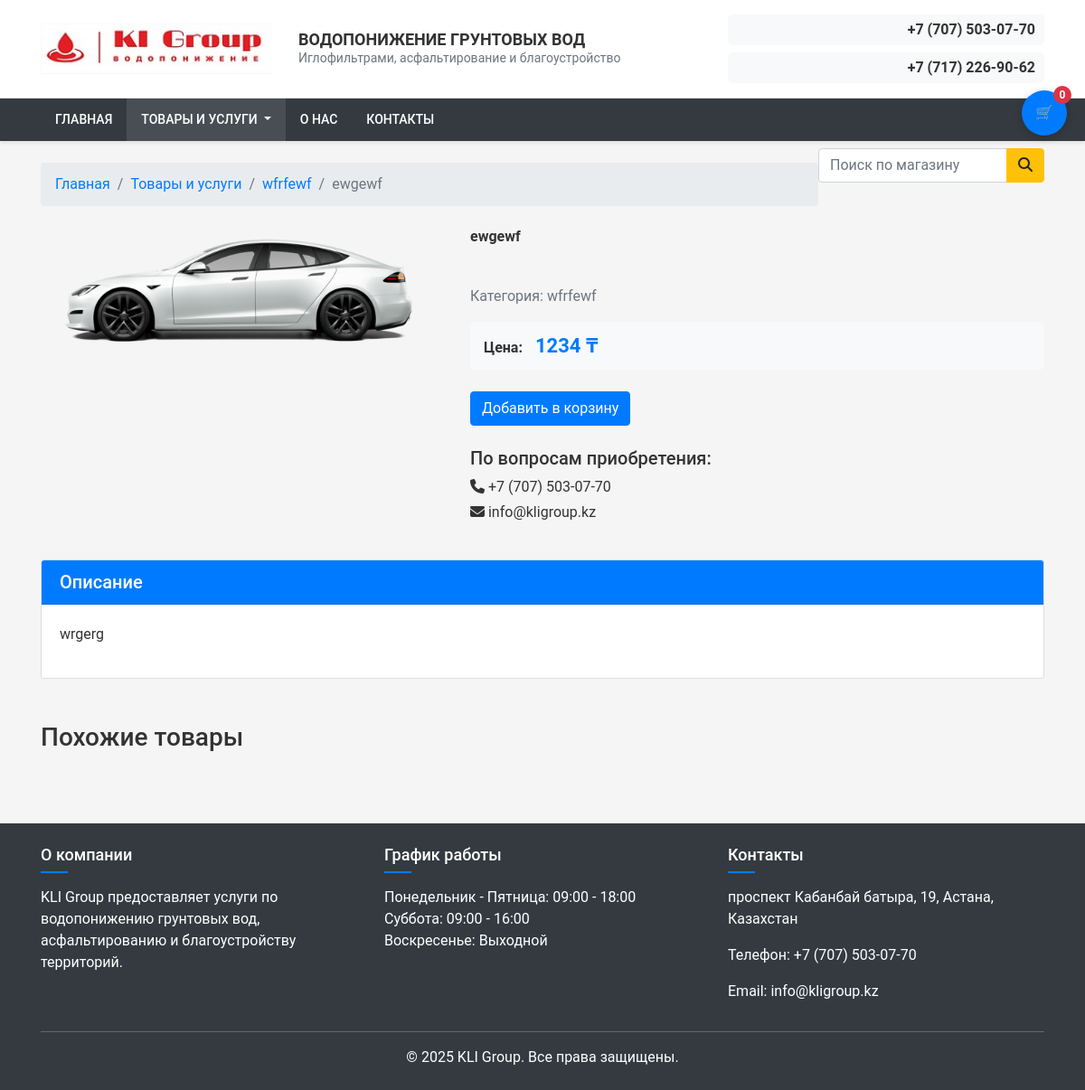
The page /products/14/ewgewf/ on the database its author committed.
### shop/models.py (models this page shows, shortened)
class Product(models.Model):
    category = models.ForeignKey(Category, related_name='products', on_delete=models.CASCADE, verbose_name="Категория")
    name = models.CharField(max_length=200, verbose_name="Название товара")
    slug = models.SlugField(max_length=200, unique=True, verbose_name="URL-slug")
    image = models.ImageField(upload_to='products/', blank=True, verbose_name="Изображение")
    description = models.TextField(verbose_name="Описание")
    price = models.DecimalField(max_digits=10, decimal_places=0, verbose_name="Цена")
    available = models.BooleanField(default=True, verbose_name="Доступен")
    created = models.DateTimeField(auto_now_add=True, verbose_name="Дата создания")
    updated = models.DateTimeField(auto_now=True, verbose_name="Дата обновления")
    class Meta:
        verbose_name = "Товар"
        verbose_name_plural = "Товары"
        ordering = ['name']
        index_together = (('id', 'slug'),)

class Category(models.Model):
    name = models.CharField(max_length=100, verbose_name="Название категории")
    slug = models.SlugField(max_length=100, unique=True, verbose_name="URL-slug")
    class Meta:
        verbose_name = "Категория"
        verbose_name_plural = "Категории"
        ordering = ['name']

### shop/views.py (the view)
# urls.py: path('products/<int:id>/<slug:slug>/', views.product_detail, name='product_detail'),
def product_detail(request, id, slug):
    product = get_object_or_404(Product, id=id, slug=slug, available=True)
    return render(request, 'shop/product_detail.html', {'product': product})

### shop/cart.py (called while the page is built)
    def __len__(self):
        return sum(item['quantity'] for item in self.cart.values())

### shop/context_processors.py (called while the page is built)
def categories(request):
    return {
        'categories': Category.objects.all()
    }

def cart(request):
    return {'cart': Cart(request)}

### shop/templates/shop/product_detail.html (shortened to what this page needs)
{% extends "shop/base.html" %}
{% load static %}
{% block content %}
    <nav aria-label="breadcrumb" class="mb-4">
        <ol class="breadcrumb">
            <li class="breadcrumb-item"><a href="{% url 'index' %}">Главная</a></li>
            <li class="breadcrumb-item"><a href="{% url 'product_list' %}">Товары и услуги</a></li>
            <li class="breadcrumb-item"><a href="{% url 'product_list_by_category' product.category.slug %}">{{ product.category.name }}</a></li>
            <li class="breadcrumb-item active" aria-current="page">{{ product.name }}</li>
        </ol>
    </nav>
    <div class="row">
        <div class="col-md-5 mb-4">
            <div class="product-image-container">
                {% if product.image %}
                    <img src="{{ product.image.url }}" class="img-fluid rounded product-detail-img" alt="{{ product.name }}">
                {% else %}
                    <img src="{% static 'img/no-image.png' %}" class="img-fluid rounded product-detail-img" alt="Нет изображения">
                {% endif %}
            </div>
        </div>
        <div class="col-md-7">
            <div class="product-info">
                <h1 class="product-title mb-3">{{ product.name }}</h1>
                <p class="product-category text-muted mb-3">Категория: {{ product.category.name }}</p>
                <div class="product-price-container mb-4">
                    <span class="product-price-label">Цена:</span>
                    <span class="product-price">{{ product.price }} ₸</span>
                </div>
                <form action="{% url 'cart_add' product.id %}" method="post" class="mb-4">
                    <button type="submit" class="btn btn-primary">Добавить в корзину</button>
                </form>
                <div class="product-contact-info">
                    <h5>По вопросам приобретения:</h5>
                    <p class="mb-1"><i class="fa fa-phone"></i> +7 (707) 503-07-70</p>
                    <p><i class="fa fa-envelope"></i> info@kligroup.kz</p>
                </div>
            </div>
        </div>
    </div>
    <div class="row mt-4">
        <div class="col-12">
            <div class="card">
                <div class="card-header bg-primary text-white">
                    <h5 class="mb-0">Описание</h5>
                </div>
                <div class="card-body">
                    <div class="product-description">
                        {{ product.description|linebreaks }}
                    </div>
                </div>
            </div>
        </div>
    </div>
    <div class="row mt-5">
        <div class="col-12">
            <h3 class="related-products-title mb-4">Похожие товары</h3>
        </div>
    </div>
{% endblock %}

### static/css/main.css (style rules this page uses)
body { font-family: 'Roboto', Arial, sans-serif; color: #333; background-color: #f5f5f5; }
a { color: #007bff; text-decoration: none; }
.btn-primary { background-color: #007bff; border-color: #007bff; }
.bg-primary { background-color: #007bff !important; }
.product-title { font-size: 16px; font-weight: 600; height: 48px; overflow: hidden; text-overflow: ellipsis; display: -webkit-box; -webkit-line-clamp: 2; -webkit-box-orient: vertical; }
.product-price { font-size: 18px; font-weight: 700; }
.product-detail-img { max-height: 400px; object-fit: contain; }
.product-price-container { background-color: #f8f9fa; padding: 10px 15px; border-radius: 5px; }
.product-price-label { font-weight: 600; margin-right: 10px; }
.product-price { font-size: 22px; font-weight: 700; color: #007bff; }
.product-description { line-height: 1.6; }

### rows shown on the page
Product: category.name "wfrfewf", name "ewgewf", image (picture), price "1234", description "wrgerg"

### other values the page prints
{{ cart|length }} "0"
